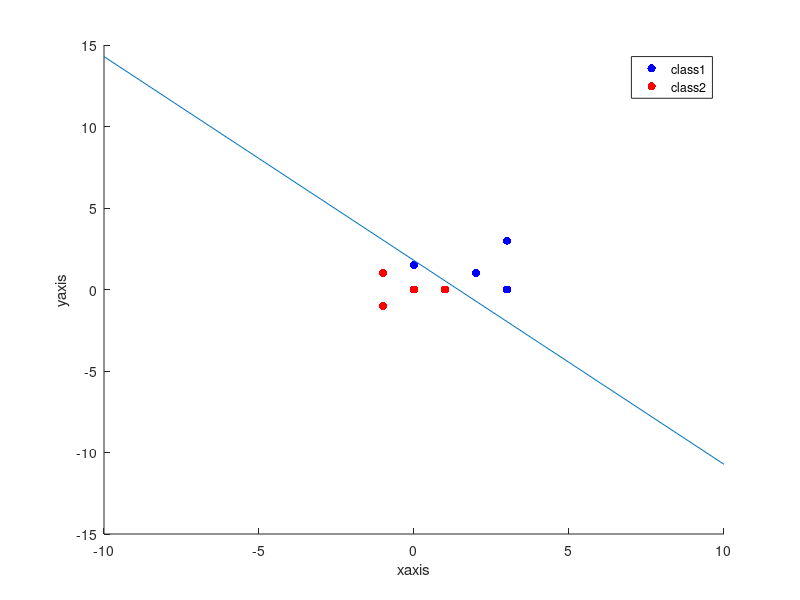

MATLAB code for this plot:
x = [[3 3 2 0 -1 0 -1 1];[3 0 1 1.5 1 0 -1 0 ]]
x0 = ones(1,8)
X = [x0;x]
X = X'

class =[1;1;1;1;-1;-1;-1;-1]
Y = class
W = [1;1;1]
T = inv((X'*X))
W = T*X'*Y

    scatter(X(1:4,2),X(1:4,3),'b','filled')
    hold on
    scatter(X(5:8,2),X(5:8,3),'r','filled')
    hold on 
xaxis = [-10:10]
yaxis = ((-W(1,1) -W(2,1)*xaxis)/(W(3,1)))
plot(xaxis,yaxis)


xlabel('xaxis');
ylabel('yaxis');

legend('class1','class2');